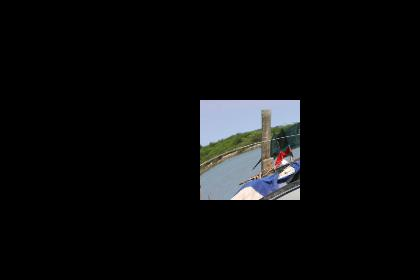

The script that saved this image:
# Author:  Martin McBride
# Created: 2021-07-19
# Copyright (C) 2021, Martin McBride
# License: MIT

# deform an image

from PIL import Image, ImageOps, ImageDraw
import math

class SingleDeformer:

    def getmesh(self, img):
        w, h = img.size

        #Map whole image rectangle onto whole image rectangle
        return [(
                # target rectangle (1)
                (200, 100, 300, 200),
                # corresponding source quadrilateral (1)
                # (NW, SW, SE, and NE. see method=QUAD)
                (0, 0, 0, 100, 100, 200, 100, 0)
                )]

class WaveDeformer:

    def transform(self, x, y):
        y = y + 10*math.sin(x/40)
        return x, y

    def transform_rectangle(self, x0, y0, x1, y1):
        return (*self.transform(x0, y0),
                *self.transform(x0, y1),
                *self.transform(x1, y1),
                *self.transform(x1, y0),
                )

    def getmesh(self, img):
        self.w, self.h = img.size
        gridspace = 20

        target_grid = []
        for x in range(0, self.w, gridspace):
            for y in range(0, self.h, gridspace):
                target_grid.append((x, y, x + gridspace, y + gridspace))

        source_grid = [self.transform_rectangle(*rect) for rect in target_grid]

        return [t for t in zip(target_grid, source_grid)]

image = Image.open('boat-small.jpg')
result_image = ImageOps.deform(image, SingleDeformer())
result_image.save('imageops-deform.jpg')
result_image = ImageOps.deform(image, WaveDeformer())
result_image.save('imageops-wavedeform.jpg')

grid = Image.new('RGB', image.size, 'grey')
mesh = WaveDeformer().getmesh(grid)
draw = ImageDraw.Draw(grid)
for target, source in mesh:
    x, y = source[0], source[1]
    draw.ellipse((x-2, y-2, x+2, y+2), fill='black')
grid.save('imageops-sourcegrid.png')

grid = Image.open('boat-small.jpg')
mesh = SingleDeformer().getmesh(grid)
draw = ImageDraw.Draw(grid)
for target, source in mesh:
    x, y = source[0], source[1]
    draw.ellipse((x-2, y-2, x+2, y+2), fill='black')
    x, y = source[2], source[3]
    draw.ellipse((x - 2, y - 2, x + 2, y + 2), fill='black')
    x, y = source[4], source[5]
    draw.ellipse((x - 2, y - 2, x + 2, y + 2), fill='black')
    x, y = source[6], source[7]
    draw.ellipse((x - 2, y - 2, x + 2, y + 2), fill='black')
grid.save('imageops-boatsourcegrid.png')

